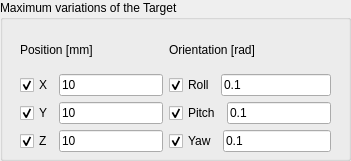
     <widget class="QGroupBox" name="groupBox_tar_var">
      <property name="geometry">
       <rect>
        <x>10</x>
        <y>20</y>
        <width>351</width>
        <height>161</height>
       </rect>
      </property>
      <property name="title">
       <string>Maximum variations of the Target</string>
      </property>
      <widget class="QWidget" name="layoutWidget">
       <property name="geometry">
        <rect>
         <x>20</x>
         <y>31</y>
         <width>311</width>
         <height>121</height>
        </rect>
       </property>
       <layout class="QHBoxLayout" name="horizontalLayout_53">
        <item>
         <layout class="QVBoxLayout" name="verticalLayout_18">
          <item>
           <widget class="QLabel" name="label_tar_pos_var">
            <property name="text">
             <string>Position [mm]</string>
            </property>
           </widget>
          </item>
          <item>
           <layout class="QHBoxLayout" name="horizontalLayout_40">
            <item>
             <widget class="QCheckBox" name="checkBox_tar_x_pos_var">
              <property name="text">
               <string>X</string>
              </property>
              <property name="checked">
               <bool>true</bool>
              </property>
             </widget>
            </item>
            <item>
             <widget class="QLineEdit" name="lineEdit_tar_x_var">
              <property name="text">
               <string>10</string>
              </property>
             </widget>
            </item>
           </layout>
          </item>
          <item>
           <layout class="QHBoxLayout" name="horizontalLayout_48">
            <item>
             <widget class="QCheckBox" name="checkBox_tar_y_pos_var">
              <property name="text">
               <string>Y</string>
              </property>
              <property name="checked">
               <bool>true</bool>
              </property>
             </widget>
            </item>
            <item>
             <widget class="QLineEdit" name="lineEdit_tar_y_var">
              <property name="text">
               <string>10</string>
              </property>
             </widget>
            </item>
           </layout>
          </item>
          <item>
           <layout class="QHBoxLayout" name="horizontalLayout_49">
            <item>
             <widget class="QCheckBox" name="checkBox_tar_z_pos_var">
              <property name="text">
               <string>Z</string>
              </property>
              <property name="checked">
               <bool>true</bool>
              </property>
             </widget>
            </item>
            <item>
             <widget class="QLineEdit" name="lineEdit_tar_z_var">
              <property name="text">
               <string>10</string>
              </property>
             </widget>
            </item>
           </layout>
          </item>
         </layout>
        </item>
        <item>
         <layout class="QVBoxLayout" name="verticalLayout_19">
          <item>
           <widget class="QLabel" name="label_tar_orient_var">
            <property name="text">
             <string>Orientation [rad]</string>
            </property>
           </widget>
          </item>
          <item>
           <layout class="QHBoxLayout" name="horizontalLayout_52">
            <item>
             <widget class="QCheckBox" name="checkBox_tar_roll_var">
              <property name="text">
               <string>Roll</string>
              </property>
              <property name="checked">
               <bool>true</bool>
              </property>
             </widget>
            </item>
            <item>
             <widget class="QLineEdit" name="lineEdit_tar_roll_var">
              <property name="text">
               <string>0.1</string>
              </property>
             </widget>
            </item>
           </layout>
          </item>
          <item>
           <layout class="QHBoxLayout" name="horizontalLayout_51">
            <item>
             <widget class="QCheckBox" name="checkBox_tar_pitch_var">
              <property name="text">
               <string>Pitch</string>
              </property>
              <property name="checked">
               <bool>true</bool>
              </property>
             </widget>
            </item>
            <item>
             <widget class="QLineEdit" name="lineEdit_tar_pitch_var">
              <property name="text">
               <string>0.1</string>
              </property>
             </widget>
            </item>
           </layout>
          </item>
          <item>
           <layout class="QHBoxLayout" name="horizontalLayout_50">
            <item>
             <widget class="QCheckBox" name="checkBox_tar_yaw_var">
              <property name="text">
               <string>Yaw</string>
              </property>
              <property name="checked">
               <bool>true</bool>
              </property>
             </widget>
            </item>
            <item>
             <widget class="QLineEdit" name="lineEdit_tar_yaw_var">
              <property name="text">
               <string>0.1</string>
              </property>
             </widget>
            </item>
           </layout>
          </item>
         </layout>
        </item>
       </layout>
      </widget>
     </widget>
